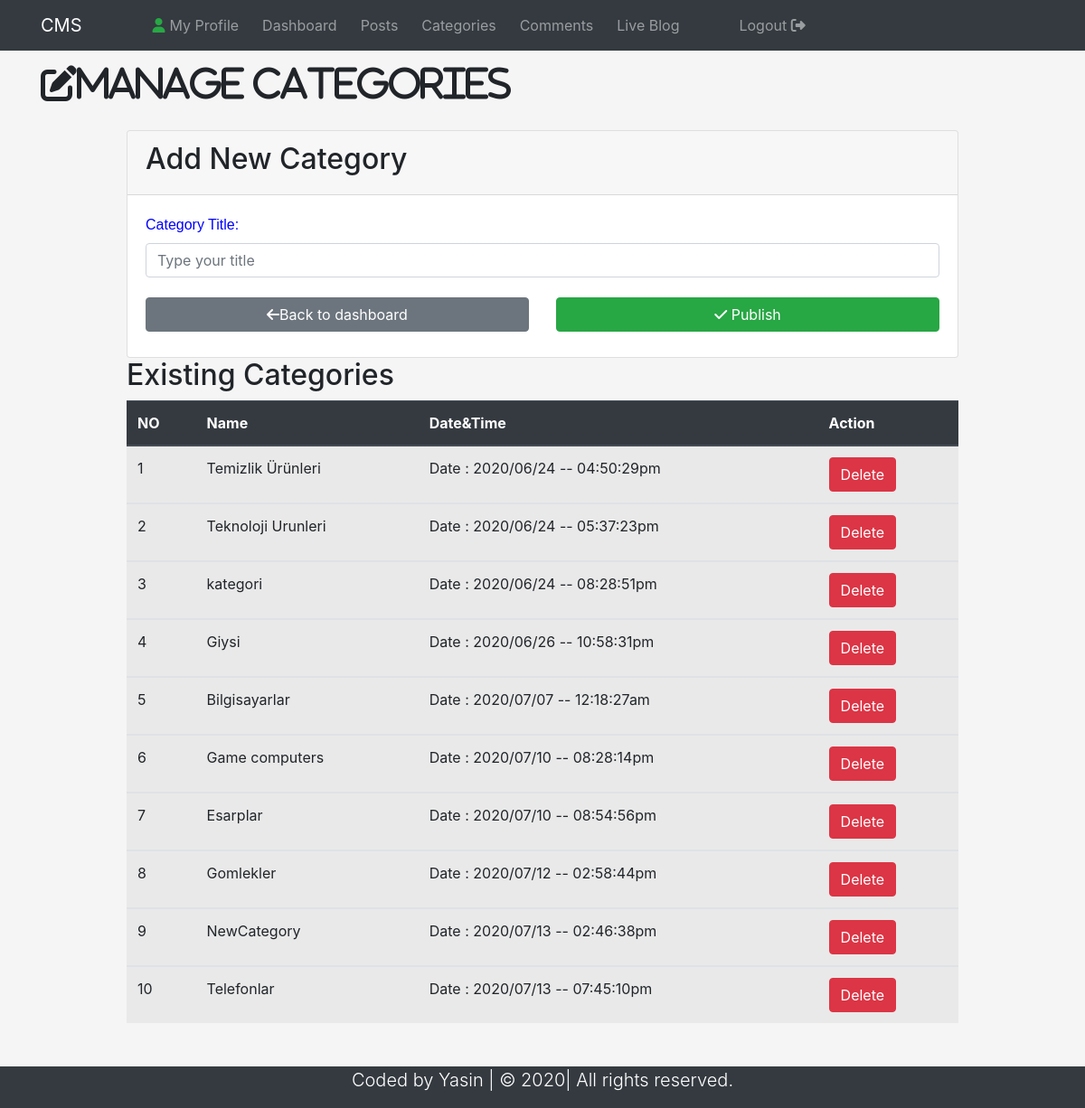
The app's page /categories.php (signed in) with its own data.
### tables this page shows
CREATE TABLE `category` (
  `id` int(11) NOT NULL,
  `title` varchar(50) NOT NULL,
  `author` varchar(50) NOT NULL,
  `datetime` varchar(50) NOT NULL
);

### categories.php (the view, shortened to what this page needs)
<!DOCTYPE html>
<html lang="en">
<head>
    <link rel="stylesheet" href="https://stackpath.bootstrapcdn.com/bootstrap/4.5.0/css/bootstrap.min.css"
>
    <link rel="stylesheet" href="CSS/style.css">
</head>
<body>
<nav class="navbar navbar-expand-lg navbar-dark bg-dark">
    <div class="container">
        <a class="navbar-brand " href="dashboard.php" style="margin-right: 70px;">CMS</a>
        <div class="collapse navbar-collapse" id="navbar-collapseCMS">
            <ul class="navbar-nav">
                <li class="nav-item">
                    <a href="myprofile.php" class="nav-link" style="margin-right: 10px;"><i
                                class="fas fa-user text-success" style="margin-right:5px;"></i>My Profile</a>
                </li>
                <li class="nav-item">
                    <a href="dashboard.php" class="nav-link" style="margin-right: 10px;">Dashboard</a>
                </li>
                <li class="nav-item">
                    <a href="posts.php" class="nav-link" style="margin-right: 10px;">Posts</a>
                </li>
                <li class="nav-item">
                    <a href="categories.php" class="nav-link" style="margin-right: 10px;">Categories</a>
                </li>
                <li class="nav-item">
                    <a href="comments.php" class="nav-link" style="margin-right: 10px;">Comments</a>
                </li>
                <li class="nav-item">
                    <a href="blog.php?page=1" class="nav-link">Live Blog</a>
                </li>
            </ul>
            <ul class="navbar-nav">
                <li class="nav-item">
                    <a href="logout.php" class="nav-link" style="margin-left: 50px;">Logout <i
                                class="fas fa-sign-out-alt"></i></a>
                </li>
            </ul>
        </div>
    </div>
</nav>
<header class=" py-3">
    <div class="container">
        <div class="row">
            <div class="col-md-12">
                <h1 class="fas fa-edit" style="text-align: center;">Manage Categories</h1>
            </div>
        </div>
    </div>
</header>
<section class="container py-2 mb-4">
    <div class="row" style="min-height: 50px;  ">
        <div class="offset-lg-1 col-lg-10" style="min-height: 450px; ">
            <form action="categories.php" class="" method="POST">
                <div class="card">
                    <div class="card-header">
                        <h2>Add New Category</h2>
                    </div>
                    <div class="card-body">
                        <div class="form-group">
                            <label for="title"><span class="ct">Category Title:</span></label>
                            <input class="form-control" type="text" name="categoryTitle" id="title"
                                   placeholder="Type your title" autocomplete="off">
                        </div>
                        <div class="row" style="min-height:50px; background-color: white;">
                            <div class="col-lg-6 mb-2">
                                <a href="dashboard.php" class="btn btn-secondary btn-block" style="margin-top: 6px;"><i
                                            class="fas fa-arrow-left"></i>Back to dashboard</a>
                            </div>
                            <div class="col-lg-6 mb-2">
                                <button type="submit" name="Submit" class="btn btn-success btn-block"
                                        style="margin-top: 6px;">
                                    <i class="fas fa-check"></i> Publish
                                </button>
                            </div>
                        </div>
                    </div>
                </div>
            </form>
            <h2>Existing Categories</h2>
            <table class="table table-striped table-hover">
                <thead class="thead-dark">
                <th>NO</th>
                <th>Name</th>
                <th>Date&Time</th>
                <th>Action</th>
                </thead>
                <?php
                global $db;
                $sql = "SELECT * FROM category ";
                $stmt = $db->query($sql);
                $count = 0;
                while ($dataRow = $stmt->fetch()) {
                    $catId = $dataRow["id"];
                    $categoryTitle = $dataRow["title"];
                    $date = $dataRow["datetime"];
                    $count++; ?>
                    <tbody>
                    <tr>
                        <td> <?php echo htmlentities($count) ?> </td>
                        <td> <?php echo htmlentities($categoryTitle) ?> </td>
                        <td> <?php echo htmlentities($date) ?> </td>
                        <td><a class="btn btn-danger"
                               href="deletecategory.php?id=<?php echo $catId ?>&name=<?php echo $categoryTitle ?>">
                                Delete</a></td>
                    </tr>
                    </tbody>
                <?php
                } ?>
            </table>
        </div>
    </div>
</section>
<footer class="bg-dark text-white">
    <div class="container">
        <div class="row">
            <div class="col">
                <p class="lead text-center" style="text-align: center;">
                    Coded by Yasin | &copy; 2020| All rights reserved.
                </p>
            </div>
        </div>
    </div>
</footer>
</body>
</html>

### CSS/style.css (style rules this page uses)
body { background-color: whitesmoke; }
.ct { color: blue; font-family: Impact, Haettenschweiler, 'Arial Narrow Bold', sans-serif }

### records on screen
category: title "Temizlik Ürünleri", datetime "Date : 2020/06/24 -- 04:50:29pm"
category: title "Teknoloji Urunleri", datetime "Date : 2020/06/24 -- 05:37:23pm"
category: title "kategori", datetime "Date : 2020/06/24 -- 08:28:51pm"
category: title "Giysi", datetime "Date : 2020/06/26 -- 10:58:31pm"
category: title "Bilgisayarlar", datetime "Date : 2020/07/07 -- 12:18:27am"
category: title "Game computers", datetime "Date : 2020/07/10 -- 08:28:14pm"
category: title "Esarplar", datetime "Date : 2020/07/10 -- 08:54:56pm"
category: title "Gomlekler", datetime "Date : 2020/07/12 -- 02:58:44pm"
category: title "NewCategory", datetime "Date : 2020/07/13 -- 02:46:38pm"
category: title "Telefonlar", datetime "Date : 2020/07/13 -- 07:45:10pm"
